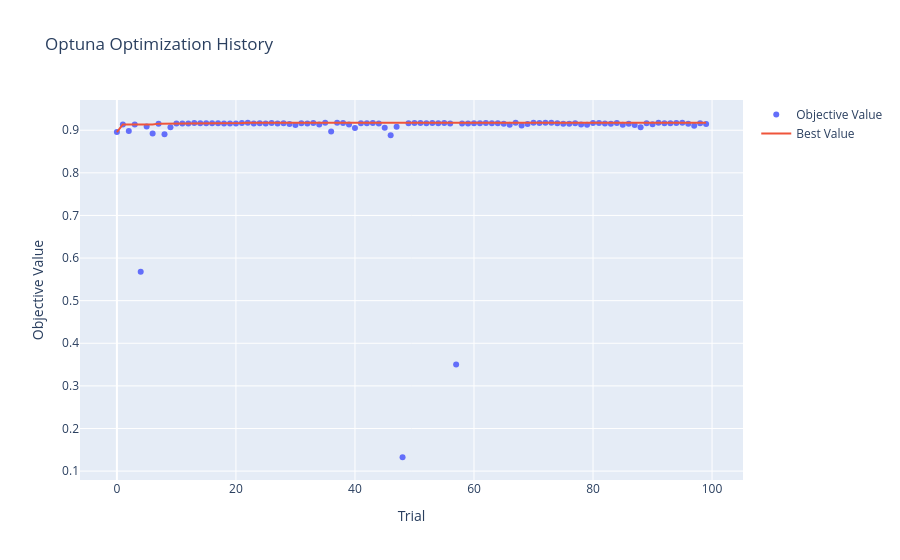
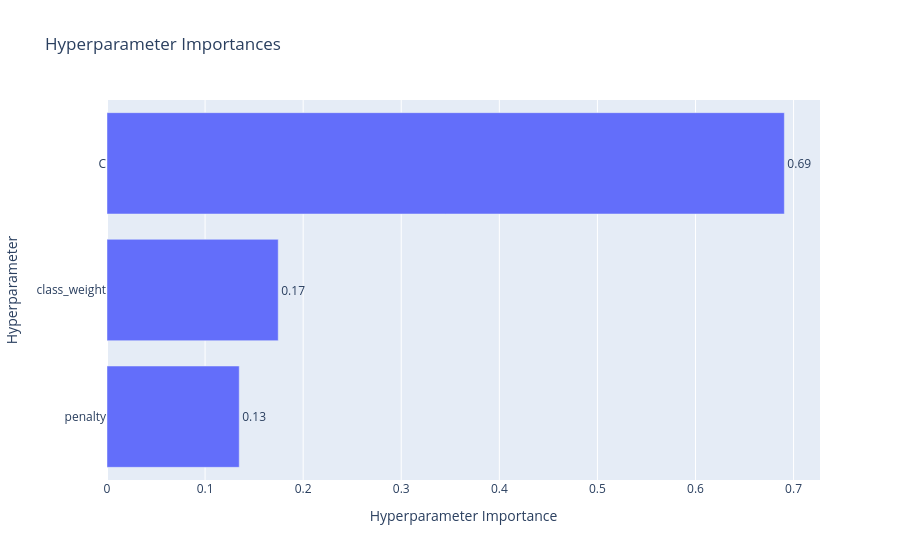

Notebook code cell kept with these figures, in order:
### Markdown cell above
### Visualize optuna results

### Code cell
from optuna.visualization import (
    plot_optimization_history,
    plot_param_importances
)

# 1. Optimization History
fig1 = plot_optimization_history(study)
fig1.update_layout(title="Optuna Optimization History")
fig1.show()

# 2. Parameter Importances
fig2 = plot_param_importances(study)
fig2.update_layout(title="Hyperparameter Importances")
fig2.show()

### Figure 1 — Plotly figure (JSON) as saved in the notebook; plotly's stock layout.template omitted (floating-point values rounded to 4 significant figures)
{"data": [{"mode": "markers", "name": "Objective Value", "type": "scatter", "x": [0, 1, 2, 3, 4, 5, 6, 7, 8, 9, 10, 11, 12, 13, 14, 15, 16, 17, 18, 19, 20, 21, 22, 23, 24, 25, 26, 27, 28, 29, 30, 31, 32, 33, 34, 35, 36, 37, 38, 39, 40, 41, 42, 43, 44, 45, 46, 47, 48, 49, 50, 51, 52, 53, 54, 55, 56, 57, 58, 59, 60, 61, 62, 63, 64, 65, 66, 67, 68, 69, 70, 71, 72, 73, 74, 75, 76, 77, 78, 79, 80, 81, 82, 83, 84, 85, 86, 87, 88, 89, 90, 91, 92, 93, 94, 95, 96, 97, 98, 99], "y": [0.8956, 0.9137, 0.8981, 0.9133, 0.5676, 0.9089, 0.8923, 0.9155, 0.8905, 0.9071, 0.9157, 0.9157, 0.9157, 0.9167, 0.9164, 0.9164, 0.9166, 0.9166, 0.9155, 0.916, 0.9158, 0.9169, 0.9173, 0.9155, 0.9162, 0.9157, 0.9169, 0.9155, 0.9163, 0.9148, 0.9123, 0.9166, 0.9157, 0.9169, 0.9133, 0.9174, 0.8968, 0.9175, 0.9168, 0.9137, 0.9053, 0.9164, 0.9162, 0.9168, 0.9161, 0.9059, 0.8883, 0.9081, 0.1325, 0.9166, 0.9169, 0.9167, 0.9165, 0.9168, 0.9162, 0.9168, 0.9158, 0.3503, 0.9156, 0.916, 0.9162, 0.9166, 0.9169, 0.9161, 0.9162, 0.9153, 0.913, 0.9175, 0.911, 0.9147, 0.9174, 0.9172, 0.9174, 0.9173, 0.9165, 0.9151, 0.9155, 0.9166, 0.9134, 0.9129, 0.9172, 0.917, 0.9156, 0.9149, 0.9168, 0.913, 0.9151, 0.9123, 0.9068, 0.9164, 0.9143, 0.9173, 0.9164, 0.9162, 0.9167, 0.9174, 0.9155, 0.9103, 0.9166, 0.9147]}, {"mode": "lines", "name": "Best Value", "type": "scatter", "x": [0, 1, 2, 3, 4, 5, 6, 7, 8, 9, 10, 11, 12, 13, 14, 15, 16, 17, 18, 19, 20, 21, 22, 23, 24, 25, 26, 27, 28, 29, 30, 31, 32, 33, 34, 35, 36, 37, 38, 39, 40, 41, 42, 43, 44, 45, 46, 47, 48, 49, 50, 51, 52, 53, 54, 55, 56, 57, 58, 59, 60, 61, 62, 63, 64, 65, 66, 67, 68, 69, 70, 71, 72, 73, 74, 75, 76, 77, 78, 79, 80, 81, 82, 83, 84, 85, 86, 87, 88, 89, 90, 91, 92, 93, 94, 95, 96, 97, 98, 99], "y": [0.8956, 0.9137, 0.9137, 0.9137, 0.9137, 0.9137, 0.9137, 0.9155, 0.9155, 0.9155, 0.9157, 0.9157, 0.9157, 0.9167, 0.9167, 0.9167, 0.9167, 0.9167, 0.9167, 0.9167, 0.9167, 0.9169, 0.9173, 0.9173, 0.9173, 0.9173, 0.9173, 0.9173, 0.9173, 0.9173, 0.9173, 0.9173, 0.9173, 0.9173, 0.9173, 0.9174, 0.9174, 0.9175, 0.9175, 0.9175, 0.9175, 0.9175, 0.9175, 0.9175, 0.9175, 0.9175, 0.9175, 0.9175, 0.9175, 0.9175, 0.9175, 0.9175, 0.9175, 0.9175, 0.9175, 0.9175, 0.9175, 0.9175, 0.9175, 0.9175, 0.9175, 0.9175, 0.9175, 0.9175, 0.9175, 0.9175, 0.9175, 0.9175, 0.9175, 0.9175, 0.9175, 0.9175, 0.9175, 0.9175, 0.9175, 0.9175, 0.9175, 0.9175, 0.9175, 0.9175, 0.9175, 0.9175, 0.9175, 0.9175, 0.9175, 0.9175, 0.9175, 0.9175, 0.9175, 0.9175, 0.9175, 0.9175, 0.9175, 0.9175, 0.9175, 0.9175, 0.9175, 0.9175, 0.9175, 0.9175]}, {"marker": {"color": "#cccccc"}, "mode": "markers", "name": "Infeasible Trial", "showlegend": false, "type": "scatter", "x": [], "y": []}], "layout": {"title": {"text": "Optuna Optimization History"}, "xaxis": {"title": {"text": "Trial"}}, "yaxis": {"title": {"text": "Objective Value"}}}}

### Figure 2 — Plotly figure (JSON) as saved in the notebook; plotly's stock layout.template omitted (floating-point values rounded to 4 significant figures)
{"data": [{"cliponaxis": false, "hovertemplate": ["penalty (CategoricalDistribution): 0.13482957407179977<extra></extra>", "class_weight (CategoricalDistribution): 0.1745713215251113<extra></extra>", "C (FloatDistribution): 0.6905991044030889<extra></extra>"], "name": "Objective Value", "orientation": "h", "text": ["0.13", "0.17", "0.69"], "textposition": "outside", "type": "bar", "x": [0.1348, 0.1746, 0.6906], "y": ["penalty", "class_weight", "C"]}], "layout": {"title": {"text": "Hyperparameter Importances"}, "xaxis": {"title": {"text": "Hyperparameter Importance"}}, "yaxis": {"title": {"text": "Hyperparameter"}}}}
